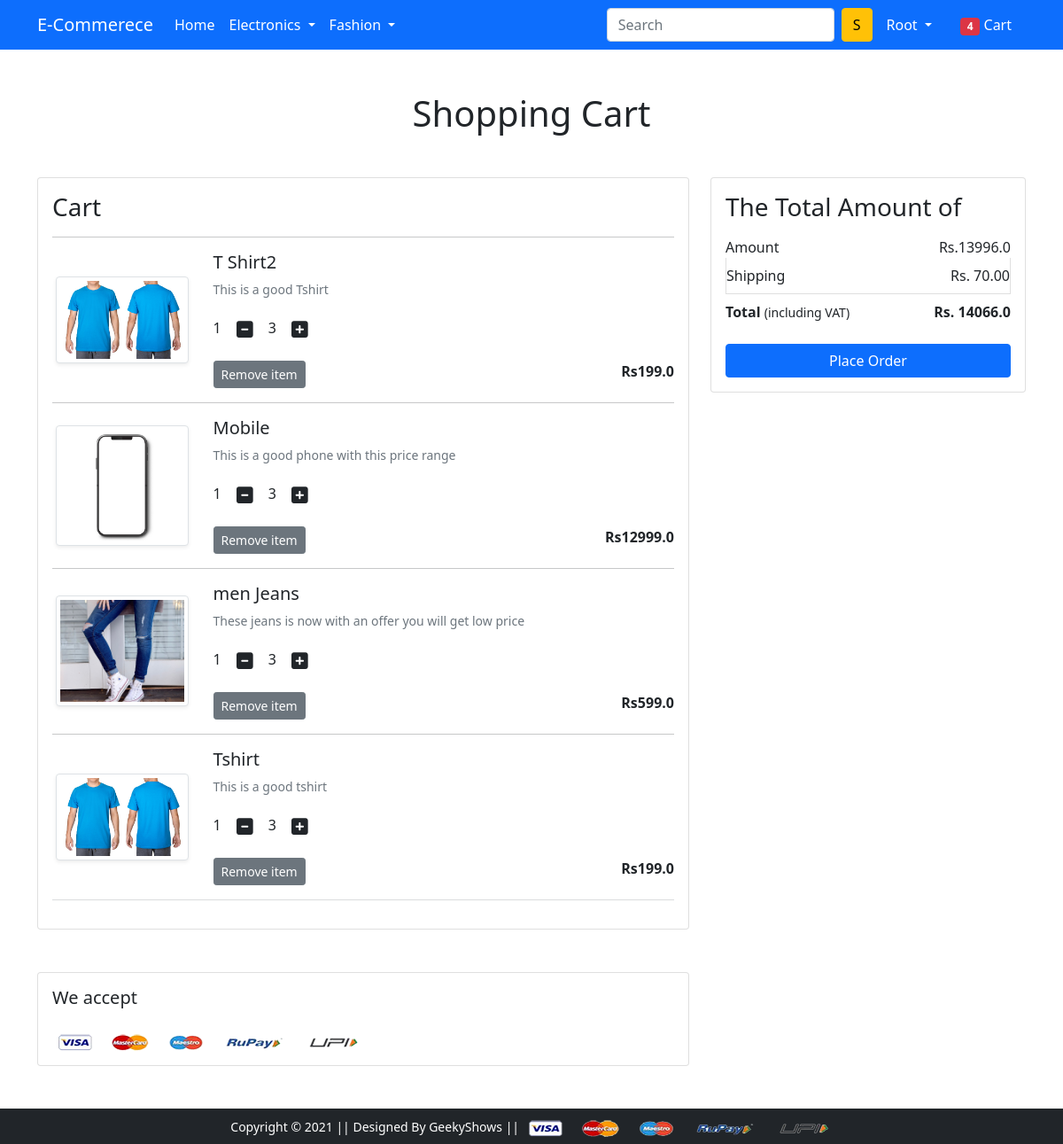
The app's page /cart/ (signed in) with its own data.
### app/models.py (models this page shows, shortened)
class Cart(models.Model):
    user = models.ForeignKey(User, on_delete=models.CASCADE)
    product = models.ForeignKey(Product, on_delete=models.CASCADE)
    quantity = models.PositiveIntegerField(default=1)
    def __str__(self):
        return str(self.id)

class Product(models.Model):
    title = models.CharField(max_length=100)
    selling_price = models.FloatField()
    discount_price = models.FloatField()
    description = models.TextField()
    brand = models.CharField(max_length=100)
    category = models.CharField(choices = CATEGORY_CHOICES,max_length=2)
    product_image = models.ImageField(upload_to='productimg')

### app/views.py (the view)
# urls.py: path('cart/', views.show_cart, name='showcart'),
def show_cart(request):
    if request.user.is_authenticated:
        user = request.user
        cart = Cart.objects.filter(user=user)
        print(cart)
        amount = 0.0
        shipping_amount = 70.0
        total_amount = 0.0
        cart_product = [p for p in Cart.objects.all() if p.user==user]
        print(cart_product)
        if cart_product:
            for p in cart_product:
                tempamount = (p.quantity * p.product.discount_price)
                amount += tempamount
                totalamount = amount + shipping_amount
            return render(request, 'app/addtocart.html',{'carts':cart,'totalamount':totalamount,'amount':amount})
        else:
            return render(request, 'app/emptycart.html')

### app/templates/app/addtocart.html (shortened to what this page needs)
{% extends 'app/base.html' %}
{% load static %}
{% block main-content %}
<div class="container my-5">
 <div class="row">
  <h1 class="text-center mb-5">Shopping Cart</h1>
  <div class="col-sm-8">
  <div class="card">
   <div class="card-body">
    <h3>Cart</h3>
    {% for cart in carts %}
    <hr>
    <div class="row">
     <div class="col-sm-3 text-center align-self-center"><img src="{{cart.product.product_image.url}}" alt="" srcset="" class="img-fluid img-thumbnail shadow-sm" height="150" width="150"> </div>
     <div class="col-sm-9">
      <div>
       <h5>{{cart.product.title}}</h5>
       <p class="mb-2 text-muted small">{{cart.product.description}}</p>
       <div class="my-3">
        <label for="quantity">{{cart.quantity}}</label>
        <a class="minus-cart btn"><i class="fas fa-minus-square fa-lg"></i></a>
          <span id="quantity">3</span>
        <a class="plus-cart btn"><i class="fas fa-plus-square fa-lg"></i></a>
       </div>
       <div class="d-flex justify-content-between">
        <a href="#" class="btn btn-sm btn-secondary mr-3">Remove item </a>
        <p class="mb-0"><span><strong>Rs{{cart.product.discount_price}}</strong></span></p>
       </div>
      </div>
     </div>
    </div>
    {% endfor %}
    <hr class="text-muted">
   </div>
   </div>
  </div>
  <div class="col-sm-4">
   <div class="card">
    <div class="card-body">
      <h3>The Total Amount of</h3>
      <ul class="list-group">
       <li class="list-group-item d-flex justify-content-between align-items-center border-0 px-0 pb-0">Amount<span>Rs.{{amount}}</span></li>
       <li class="list-group-item d-flex justify-content-between align-items-center px-0">Shipping<span>Rs. 70.00</span></li>
       <li class="list-group-item d-flex justify-content-between align-items-center border-0 px-0 mb-3">
        <div>
           <strong>Total</strong> <small>(including VAT)</small>
         </div>
         <span><strong>Rs. {{totalamount}}</strong></span>
       </li>
      </ul>
      <div class="d-grid"><a href="{% url 'checkout' %}" class="btn btn-primary">Place Order</a></div>
    </div>
   </div>
  </div>
 </div>
</div>
<div class="container">
 <div class="row">
  <div class="col-sm-8">
   <div class="card">
    <div class="card-body">
      <h5 class="mb-4">We accept</h5>
      <img src="{% static 'app/images/payment.png' %}" alt="" class="img-fluid">
    </div>
  </div>
  </div>
 </div>
</div>
{% endblock main-content %}

### app/templates/app/base.html (shortened to what this page needs)
<!doctype html>
{% load static %}
<html lang="en">
  <head>
    <link href="https://cdn.jsdelivr.net/npm/bootstrap@5.0.0-beta1/dist/css/bootstrap.min.css" rel="stylesheet">
    <link rel="stylesheet" href="{% static 'app/css/owl.carousel.min.css' %}">
    <link rel="stylesheet" href="{% static 'app/css/all.min.css' %}">
    <link rel="stylesheet" href="{% static 'app/css/style.css' %}">
  </head>
  <body>
    <nav class="navbar navbar-expand-lg navbar-dark bg-primary">
     <div class="container">
       <a class="navbar-brand" href="/">E-Commerece</a>
       <div class="collapse navbar-collapse" id="navbarSupportedContent">
         <ul class="navbar-nav me-auto mb-2 mb-lg-0">
           <li class="nav-item">
             <a class="nav-link active" aria-current="page" href="/">Home</a>
           </li>
           <li class="nav-item dropdown">
             <a class="nav-link dropdown-toggle text-white" href="#" id="electronicsDropdown" role="button" data-bs-toggle="dropdown" aria-expanded="false">
               Electronics
             </a>
           </li>
           <li class="nav-item dropdown">
             <a class="nav-link dropdown-toggle text-white" href="#" id="fashionDropdown" role="button" data-bs-toggle="dropdown" aria-expanded="false">
               Fashion
             </a>
           </li>
         </ul>
         <form class="d-flex">
           <input class="form-control me-2" type="search" placeholder="Search" aria-label="Search">
           <button class="btn btn-warning" type="submit">S</button>
         </form>
         <div>
          <ul class="navbar-nav me-auto mb-2 mb-lg-0">
            {% if request.user.is_authenticated %}
           <li class="nav-item dropdown mx-2">
              <a class="nav-link dropdown-toggle text-white" href="#" id="profileDropdown" role="button" data-bs-toggle="dropdown" aria-expanded="false">
                {{request.user.username|capfirst}}
              </a>
            </li>
            <li class="nav-item mx-2">
             <a href="{% url 'showcart' %}" class="nav-link text-white"><span class="badge bg-danger">4</span> Cart </a>
            </li>
            {% endif %}
          </ul>
         </div>
       </div>
     </div>
    </nav>
    {% block main-content %} {% endblock main-content %}
    <footer class="container-fluid bg-dark text-center p-2 mt-5">
        <small class="text-white">Copyright &copy; 2021 || Designed By GeekyShows || </small>
        <img src="{% static 'app/images/payment.png' %}" alt="" srcset="" class="img-fluid" height="2px">
    </footer>
  </body>
</html>

### records on screen
Cart: product.product_image (picture), product "T Shirt2", product.description "This is a good Tshirt", quantity "1", product.discount_price "199.0"
Cart: product.product_image (picture), product "Mobile", product.description "This is a good phone with this price range", quantity "1", product.discount_price "12999.0"
Cart: product.product_image (picture), product "men Jeans", product.description "These jeans is now with an offer you will get low price", quantity "1", product.discount_price "599.0"
Cart: product.product_image (picture), product "Tshirt", product.description "This is a good tshirt", quantity "1", product.discount_price "199.0"

### other values on screen
{{ request.user.username|capfirst }} "Root"
{{ amount }} "13996.0"
{{ totalamount }} "14066.0"
